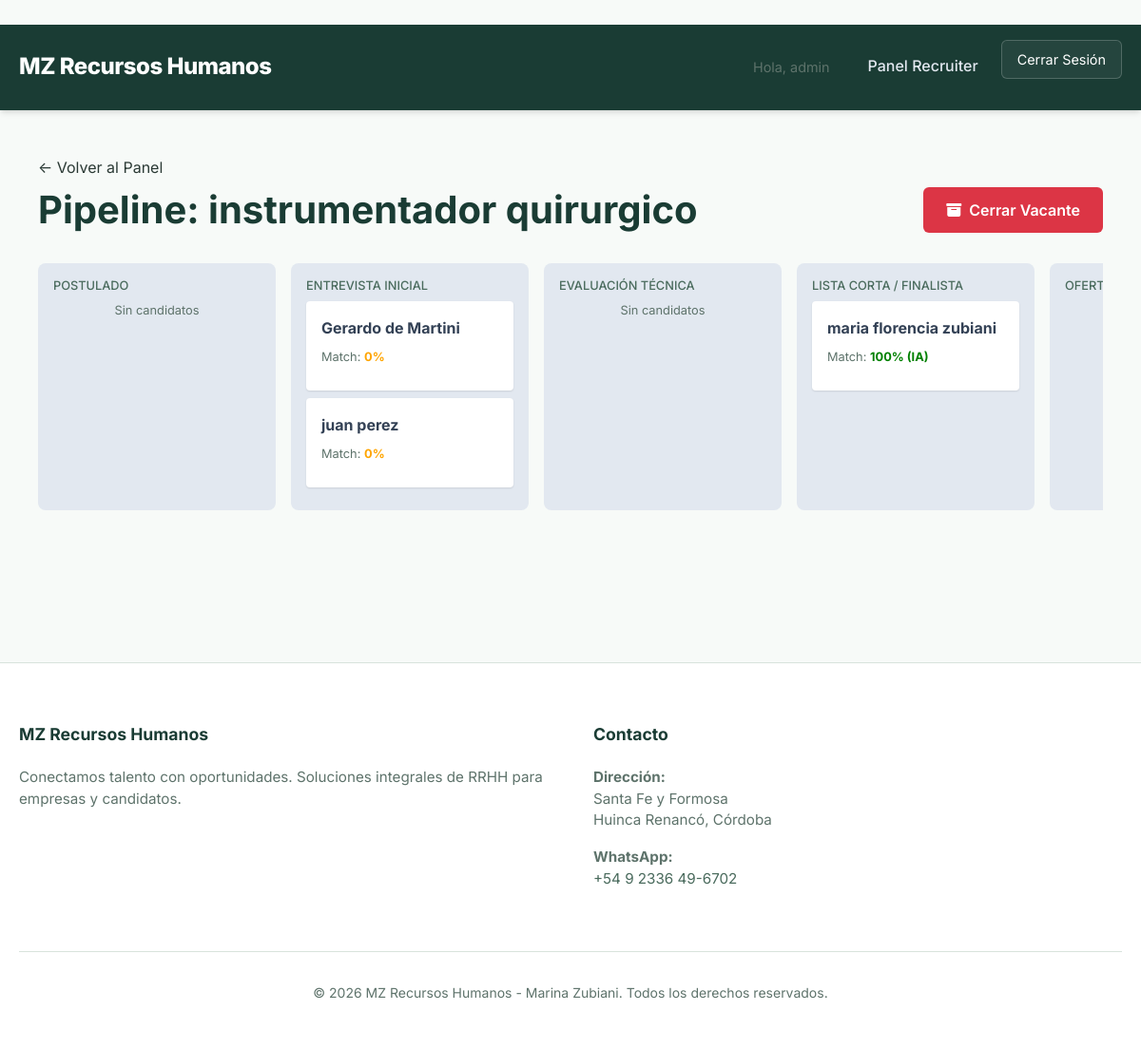
Screenshot of /staff/board/1/ (signed in) with the database file from the repository.
### clients/models.py (models this page shows, shortened)
class Vacancy(models.Model):
    STATUS_CHOICES = [
        ('active', 'Active'),
        ('closed', 'Closed'),
        ('on_hold', 'On Hold'),
    ]
    company = models.ForeignKey(Company, related_name='vacancies', on_delete=models.CASCADE)
    title = models.CharField(max_length=255)
    description = models.TextField()
    required_skills = models.TextField(blank=True, help_text="Comma-separated skills required for ranking (e.g. Python, Django, SQL)")
    status = models.CharField(max_length=20, choices=STATUS_CHOICES, default='active')
    created_at = models.DateTimeField(auto_now_add=True)

### applications/models.py (models this page shows, shortened)
class Application(models.Model):
    STATUS_CHOICES = [
        ('applied', 'Applied (Postulado)'),
        ('initial_interview', 'Initial Interview (Entrevista Inicial)'),
        ('tech_evaluation', 'Tech Evaluation (Evaluación Técnica)'),
        ('shortlist', 'Shortlist (Terna Final)'),
        ('offer', 'Offer (Oferta)'),
        ('hired', 'Hired (Contratado)'),
        ('rejected', 'Rejected (Descartado)'),
    ]
    vacancy = models.ForeignKey(Vacancy, related_name='applications', on_delete=models.CASCADE)
    candidate = models.ForeignKey(Candidate, related_name='applications', on_delete=models.CASCADE)
    status = models.CharField(max_length=20, choices=STATUS_CHOICES, default='applied')
    match_score = models.IntegerField(default=0, help_text="Percentage match based on skills (0-100)")
    applied_at = models.DateTimeField(auto_now_add=True)
    notes = models.TextField(blank=True)
    ai_summary = models.TextField(blank=True, help_text="AI-generated summary of the candidate")
    ai_match_score = models.IntegerField(null=True, blank=True, help_text="AI-calculated match score (0-100)")
    ai_feedback = models.TextField(blank=True, help_text="Detailed AI feedback on the match")

### candidates/models.py (models this page shows, shortened)
class Candidate(models.Model):
    AVAILABILITY_CHOICES = [
        ('active', 'Active (Looking)'),
        ('open', 'Open to Offers (Listening)'),
        ('not_looking', 'Not Looking (Dormant)'),
    ]
    first_name = models.CharField(max_length=100)
    last_name = models.CharField(max_length=100)
    user = models.OneToOneField(User, on_delete=models.CASCADE, null=True, blank=True, related_name='candidate_profile')
    email = models.EmailField(unique=True)
    secondary_email = models.CharField(max_length=255, blank=True, null=True, help_text="Correos secundarios separados por coma")
    phone = models.CharField(max_length=20, blank=True)
    resume_file = models.FileField(upload_to='resumes/', blank=True, null=True)
    skills = models.TextField(blank=True, help_text="Habilidades separadas por coma o descripción breve")
    tags = models.ManyToManyField(Tag, blank=True, related_name='candidates')
    availability_status = models.CharField(max_length=20, choices=AVAILABILITY_CHOICES, default='active')
    last_updated = models.DateTimeField(auto_now=True)
    update_token = models.UUIDField(default=uuid.uuid4, editable=False)
    created_at = models.DateTimeField(auto_now_add=True)

### dashboard/views.py (the view)
# urls.py: path('board/<int:vacancy_id>/', views.kanban_board, name='kanban_board'),
@login_required
@user_passes_test(is_recruiter)
def kanban_board(request, vacancy_id):
    vacancy = get_object_or_404(Vacancy, id=vacancy_id)
    applications = Application.objects.filter(vacancy=vacancy)
    stage_names = {
        'applied': 'Postulado',
        'initial_interview': 'Entrevista Inicial',
        'tech_evaluation': 'Evaluación Técnica',
        'shortlist': 'Lista Corta / Finalista',
        'offer': 'Oferta Enviada'
    }
    kanban_data = {stage: applications.filter(status=stage) for stage in stage_names.keys()}
    return render(request, 'dashboard/kanban.html', {
        'vacancy': vacancy,
        'kanban_data': kanban_data,
        'stage_names': stage_names
    })

### dashboard/templatetags/dashboard_extras.py (called while the page is built)
@register.filter
def get_item(dictionary, key):
    return dictionary.get(key)

### dashboard/views.py (called while the page is built)
def is_recruiter(user):
    return user.is_staff

### hr_project/templates/dashboard/kanban.html (shortened to what this page needs)
﻿{% extends "base.html" %}
{% load dashboard_extras %}
{% block content %}
<div class="container" style="max-width: 1400px;">
    <div style="margin-bottom: 2rem;">
        <a href="{% url 'dashboard_home' %}">&larr; Volver al Panel</a>
        <div class="d-flex justify-content-between align-items-center mt-2">
            <h1 class="mb-0">Pipeline: {{ vacancy.title }}</h1>
            {% if vacancy.status == 'active' %}
            <button type="button" class="btn btn-danger" data-bs-toggle="modal" data-bs-target="#closeVacancyModal">
                <i class="fas fa-archive me-2"></i>Cerrar Vacante
            </button>
            {% else %}
            <span class="badge bg-secondary fs-6"><i class="fas fa-archive me-1"></i> Cerrada/Archivada</span>
            {% endif %}
        </div>
    </div>
    <div style="display: flex; gap: 1rem; overflow-x: auto; padding-bottom: 2rem;">
        {% for stage_name, display_name in stage_names.items %}
        {% with apps=kanban_data|get_item:stage_name %}
        <div style="min-width: 250px; background: #e2e8f0; border-radius: 8px; padding: 1rem;">
            <h4 style="text-transform: uppercase; font-size: 0.8rem; color: var(--secondary-color); margin-top: 0;">
                {{ display_name }}
            </h4>
            {% for app in apps %}
            <div
                style="background: white; padding: 1rem; border-radius: 4px; margin-bottom: 0.5rem; box-shadow: 0 1px 2px rgba(0,0,0,0.1);">
                <strong>
                    <a href="{% url 'application_detail' app.id %}" style="text-decoration: none; color: #334155;">
                        {{ app.candidate.first_name }} {{ app.candidate.last_name }}
                    </a>
                </strong>
                <div style="font-size: 0.8rem; color: var(--text-muted); margin-top: 0.5rem;">
                    Match:
                    <span
                        style="font-weight: bold; color: {% if app.ai_match_score > 70 or app.match_score > 70 %}green{% else %}orange{% endif %};">
                        {% if app.ai_match_score %}
                        {{ app.ai_match_score }}% (IA)
                        {% else %}
                        {{ app.match_score }}%
                        {% endif %}
                    </span>
                </div>
            </div>
            {% empty %}
            <p style="text-align: center; color: var(--text-muted); font-size: 0.8rem;">Sin candidatos</p>
            {% endfor %}
        </div>
        {% endwith %}
        {% endfor %}
    </div>
</div>
{% endblock %}

### hr_project/templates/base.html (shortened to what this page needs)
{% load static %}
<!DOCTYPE html>
<html lang="en">
<head>
    <link href="https://cdn.jsdelivr.net/npm/bootstrap@5.3.0/dist/css/bootstrap.min.css" rel="stylesheet">
    <link rel="stylesheet" href="https://cdnjs.cloudflare.com/ajax/libs/font-awesome/6.4.0/css/all.min.css">
    <link rel="stylesheet" href="{% static 'css/styles.css' %}">
</head>
<body>
    <header>
        <div class="container">
            <a href="/" class="logo">MZ Recursos Humanos</a>
            <nav class="nav-links">
                {% if user.is_authenticated %}
                <span style="margin-right: 1rem; color: var(--text-muted); font-size: 0.9rem;">Hola, {{ user }}</span>
                {% if user.company_profile %}
                <a href="{% url 'client_portal' %}">Empresas</a>
                {% elif user.candidate_profile %}
                <a href="{% url 'candidate_dashboard' %}">Mi Panel</a>
                {% elif user.is_staff %}
                <a href="{% url 'dashboard_home' %}">Panel Recruiter</a>
                {% endif %}
                <form action="{% url 'logout' %}" method="post" style="display:inline;">
                    <button type="submit" class="btn-nav">Cerrar Sesión</button>
                </form>
                {% else %}
                <a href="/">Oportunidades</a>
                <a href="/candidates/login/">Soy Candidato</a>
                <a href="{% url 'client_login' %}">Soy Empresa</a>
                <a href="{% url 'dashboard_login' %}" class="btn-nav">Acceso Staff</a>
                {% endif %}
            </nav>
        </div>
    </header>
    <main class="container" style="padding-top: 3rem; padding-bottom: 3rem;">
        {% block content %}{% endblock %}
    </main>
    <footer>
        <div class="container">
            <div class="footer-grid">
                <div class="footer-col">
                    <h4>MZ Recursos Humanos</h4>
                    <p>Conectamos talento con oportunidades. Soluciones integrales de RRHH para empresas y candidatos.
                    </p>
                </div>
                <div class="footer-col">
                    <h4>Contacto</h4>
                    <p><strong>Dirección:</strong><br>Santa Fe y Formosa<br>Huinca Renancó, Córdoba</p>
                    <p><strong>WhatsApp:</strong><br><a href="https://wa.me/5492336496702" target="_blank"
                            style="color: var(--secondary-color);">+54 9 2336 49-6702</a></p>
                </div>
            </div>
            <div class="copyright">
                <p>&copy; 2026 MZ Recursos Humanos - Marina Zubiani. Todos los derechos reservados.</p>
            </div>
        </div>
    </footer>
</body>
</html>

### static/css/styles.css (style rules this page uses)
:root { --primary-color: #1a3c34; --secondary-color: #4a6b5d; --accent-color: #88c9a1; --accent-hover: #71b88e; --bg-color: #f7faf8; --card-bg: #ffffff; --text-main: #2b3a35; --text-muted: #5e736b; --success: #10b981; --border-color: #d8e3dc; --font-main: 'Inter', system-ui, -apple-system, sans-serif; }
*, *::before, *::after { box-sizing: border-box; }
body { font-family: var(--font-main); background-color: var(--bg-color); color: var(--text-main); margin: 0; line-height: 1.6; }
h1, h2, h3 { color: var(--primary-color); font-weight: 700; margin-bottom: 0.5em; }
a { text-decoration: none; color: inherit; transition: color 0.2s; }
.container { max-width: 1200px; margin: 0 auto; padding: 0 20px; }
header { background: var(--primary-color); border-bottom: 1px solid var(--primary-color); padding: 1rem 0; box-shadow: 0 4px 6px -1px rgba(0, 0, 0, 0.1), 0 2px 4px -1px rgba(0, 0, 0, 0.06); color: white; }
header .container { display: flex; justify-content: space-between; align-items: center; flex-wrap: wrap; }
.logo { font-size: 1.5rem; font-weight: 800; color: white; letter-spacing: -0.5px; }
.nav-links { display: flex; gap: 1.5rem; align-items: center; }
.nav-links a { margin-left: 0; color: #e2e8f0; font-weight: 500; transition: color 0.2s; }
.btn-nav { border: 1px solid rgba(255, 255, 255, 0.2); padding: 0.5rem 1rem; border-radius: 6px; background: rgba(255, 255, 255, 0.05); cursor: pointer; font-size: 0.9rem; color: white; transition: all 0.2s; }
.btn { display: inline-block; padding: 0.75rem 1.5rem; border-radius: 6px; font-weight: 600; cursor: pointer; border: none; transition: all 0.2s; }
footer { background: var(--card-bg); border-top: 1px solid var(--border-color); margin-top: 5rem; padding: 4rem 0 2rem; color: var(--text-muted); }
.footer-grid { display: grid; grid-template-columns: repeat(auto-fit, minmax(250px, 1fr)); gap: 3rem; margin-bottom: 3rem; }
.footer-col h4 { color: var(--primary-color); font-size: 1.1rem; margin-bottom: 1.5rem; font-weight: 700; }
.footer-col p { margin-bottom: 1rem; font-size: 0.95rem; line-height: 1.5; }
.copyright { text-align: center; padding-top: 2rem; border-top: 1px solid var(--border-color); font-size: 0.875rem; }

### rows the page displays
Vacancy: title "instrumentador quirurgico"
Application: candidate.first_name "Gerardo", candidate.last_name "de Martini", match_score "0"
Application: candidate.first_name "juan", candidate.last_name "perez", match_score "0"
Application: candidate.first_name "maria florencia", candidate.last_name "zubiani", ai_match_score "100"

### other values shown
{{ user }} "admin"
{{ display_name }} "POSTULADO" "ENTREVISTA INICIAL" "EVALUACIÓN TÉCNICA" "LISTA CORTA / FINALISTA"
